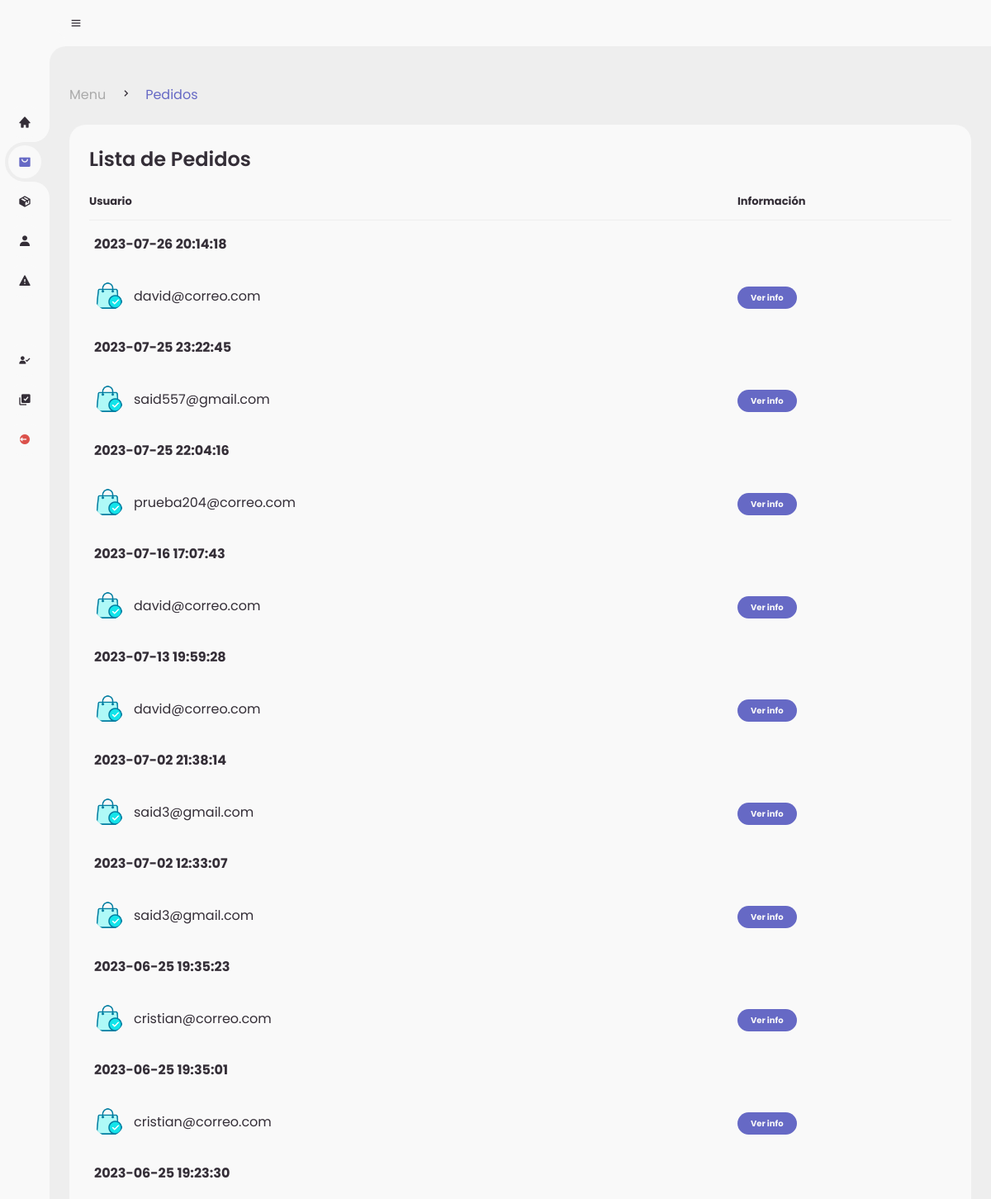
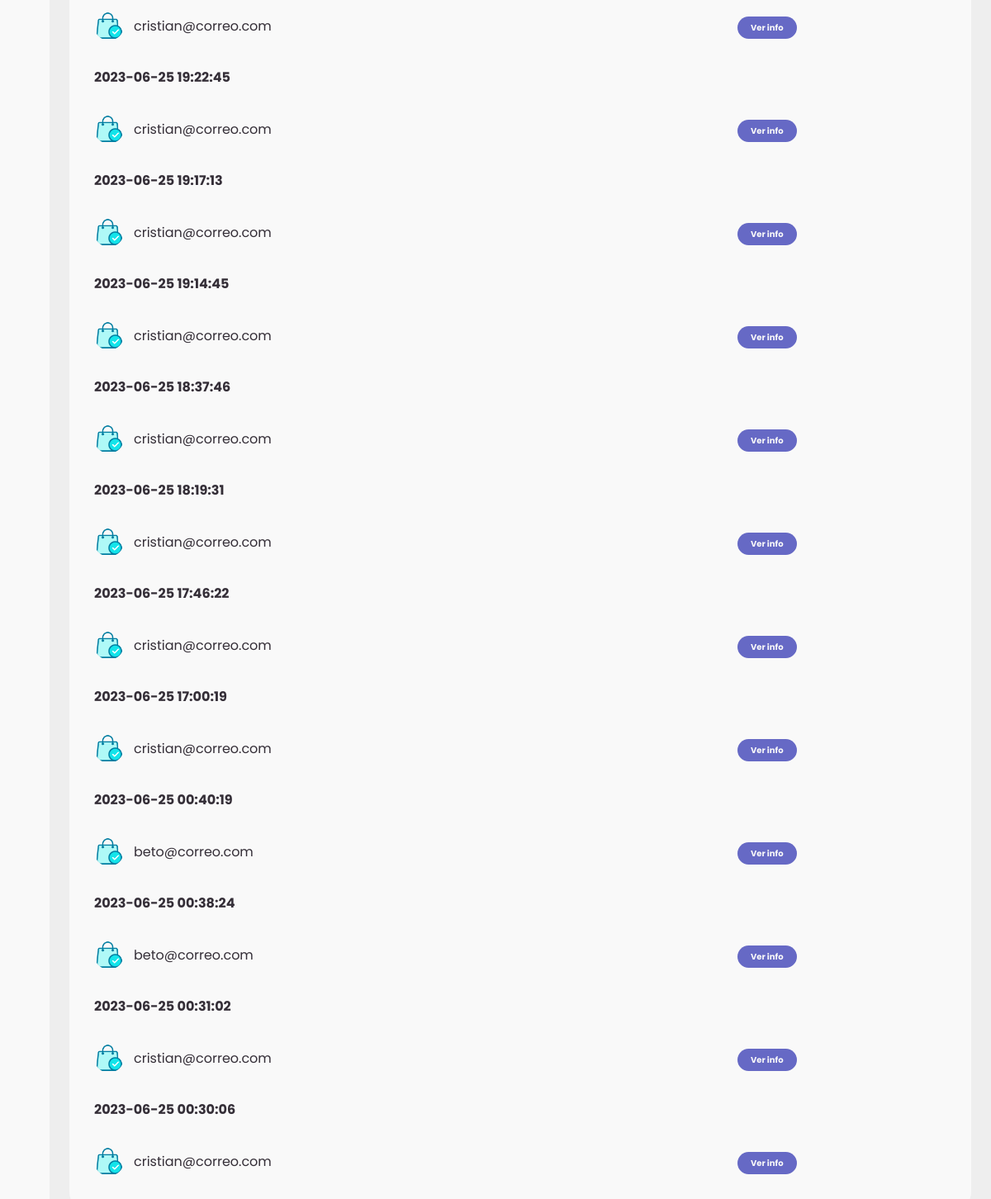
The page /admin/orders.php (signed in) on the database its author committed (2 pictures, top to bottom).
### tables this page shows
CREATE TABLE `ventas` (
  `id_venta` int(11) NOT NULL,
  `clavetransaccion` varchar(250) NOT NULL,
  `paypaldatos` text NOT NULL,
  `fecha` datetime NOT NULL,
  `correo` varchar(5000) NOT NULL,
  `total` decimal(60,2) NOT NULL,
  `estatus` varchar(250) NOT NULL,
  `envio` varchar(50) NOT NULL,
  `crastreo` varchar(200) NOT NULL
);

### admin/orders.php (the view, shortened to what this page needs)
<!DOCTYPE html>
<?php
	include('../global/conexion.php');
?>
<html lang="en">
<head>
	<link href='https://unpkg.com/boxicons@2.0.9/css/boxicons.min.css' rel='stylesheet'>
	<link rel="stylesheet" href="style.css">
</head>
<body>
	<section id="sidebar">
		<a href="./menu.php" class="brand">
		</a>
		<ul class="side-menu top">
			<li >
				<a href="./menu.php">
					<i class='bx bxs-home' ></i>
				</a>
			</li>
			<li class="active">
				<a href="./orders.php">
					<i class='bx bxs-shopping-bag-alt' ></i>
				</a>
			</li>
			<li>
				<a href="./products.php">
					<i class='bx bxs-package'></i>
				</a>
			</li>
			<li>
				<a href="./sellers.php">
					<i class='bx bxs-user' ></i>
				</a>
			</li>
			<li>
				<a href="./reports.php">
					<i class='bx bxs-error' ></i>
				</a>
			</li>
		</ul>
		<ul class="side-menu">
			<li>
				<a href="./reg-vendedores.php">
					<i class='bx bxs-user-check' ></i>
				</a>
			</li>
			<li>
				<a href="./reg-productos.php">
					<i class='bx bxs-select-multiple' ></i>
				</a>
			</li>
			<li>
				<a href="../global/logout.php" class="logout">
					<i class='bx bxs-log-out-circle' ></i>
				</a>
			</li>
		</ul>
	</section>
	<section id="content">
		<nav>
			<i class='bx bx-menu' ></i>
		</nav>
		<main>
			<div class="head-title">
				<div class="left">
					<ul class="breadcrumb">
						<li>
							<a href="./menu.php">Menu</a>
						</li>
						<li><i class='bx bx-chevron-right' ></i></li>
						<li>
							<a class="active" href="./orders.php">Pedidos</a>
						</li>
					</ul>
				</div>
			</div>
			<div class="table-data">
				<div class="order">
					<div class="head">
						<h3>Lista de Pedidos</h3>
					</div>
					<table>
						<thead>
							<tr>
								<th>Usuario</th>
								<th>Información</th>
							</tr>
						</thead>
						<tbody>
						<?php
							$query = mysqli_query($conn,"SELECT * FROM ventas WHERE estatus = 'completo' ORDER BY id_venta DESC");
							while($data = mysqli_fetch_array($query)){
						?>
							<tr>
								<td align="center"><strong> <?php echo $data['fecha']?></strong></td>
							</tr>
							<tr>
								<td>
									<img src="../assets/utilities/bolsa.png">
									<p><?php echo $data['correo']?></p>
								</td>
								<td><a href="./pages/det-order.php?order=<?php echo $data['id_venta']?>"><span class="status completed">Ver info</span></a></td>
							</tr>
						<?php }?>
						</tbody>
					</table>
				</div>
		</main>
	</section>
</body>
</html>

### rows shown on the page
ventas: fecha "2023-07-26 20:14:18", correo "david@correo.com"
ventas: fecha "2023-07-25 23:22:45", correo "said557@gmail.com"
ventas: fecha "2023-07-25 22:04:16", correo "prueba204@correo.com"
ventas: fecha "2023-07-16 17:07:43", correo "david@correo.com"
ventas: fecha "2023-07-13 19:59:28", correo "david@correo.com"
ventas: fecha "2023-07-02 21:38:14", correo "said3@gmail.com"
ventas: fecha "2023-07-02 12:33:07", correo "said3@gmail.com"
ventas: fecha "2023-06-25 19:35:23", correo "cristian@correo.com"
ventas: fecha "2023-06-25 19:35:01", correo "cristian@correo.com"
ventas: fecha "2023-06-25 19:23:30", correo "cristian@correo.com"
ventas: fecha "2023-06-25 19:22:45", correo "cristian@correo.com"
ventas: fecha "2023-06-25 19:17:13", correo "cristian@correo.com"
ventas: fecha "2023-06-25 19:14:45", correo "cristian@correo.com"
ventas: fecha "2023-06-25 18:37:46", correo "cristian@correo.com"
ventas: fecha "2023-06-25 18:19:31", correo "cristian@correo.com"
ventas: fecha "2023-06-25 17:46:22", correo "cristian@correo.com"
ventas: fecha "2023-06-25 17:00:19", correo "cristian@correo.com"
ventas: fecha "2023-06-25 00:40:19", correo "beto@correo.com"
ventas: fecha "2023-06-25 00:38:24", correo "beto@correo.com"
ventas: fecha "2023-06-25 00:31:02", correo "cristian@correo.com"
ventas: fecha "2023-06-25 00:30:06", correo "cristian@correo.com"
